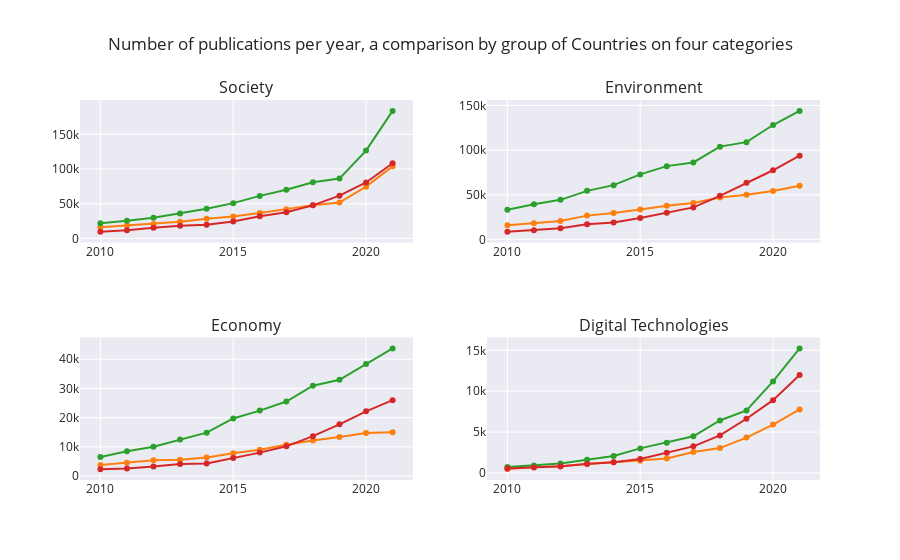

Notebook code for this chart:
### Code cell
fig.update_layout(template="seaborn", showlegend=False, title="Number of publications per year, a comparison by group of Countries on four categories")
fig.show()

### Figure 1 — Plotly figure (JSON) as saved in the notebook; plotly's stock layout.template omitted (floating-point values rounded to 4 significant figures)
{"data": [{"legendgroup": "group", "line": {"color": "rgb(255, 127, 14)", "width": 2}, "name": "United States", "x": [2010, 2011, 2012, 2013, 2014, 2015, 2016, 2017, 2018, 2019, 2020, 2021], "y": [16007, 18720, 20798, 24172, 28279, 31686, 36460, 41922, 47966, 51706, 74584, 103843], "type": "scatter", "xaxis": "x", "yaxis": "y"}, {"legendgroup": "group", "line": {"color": "rgb(44, 160, 44)", "width": 2}, "name": "European Union", "x": [2010, 2011, 2012, 2013, 2014, 2015, 2016, 2017, 2018, 2019, 2020, 2021], "y": [21874, 25300, 29941, 35991, 42813, 50823, 61264, 70078, 80963, 86207, 126573, 183811], "type": "scatter", "xaxis": "x", "yaxis": "y"}, {"legendgroup": "group", "line": {"color": "rgb(214, 39, 40)", "width": 2}, "name": "China", "x": [2010, 2011, 2012, 2013, 2014, 2015, 2016, 2017, 2018, 2019, 2020, 2021], "y": [9782, 11692, 15246, 18413, 19619, 24330, 31964, 37641, 47629, 61561, 80594, 108306], "type": "scatter", "xaxis": "x", "yaxis": "y"}, {"legendgroup": "group", "line": {"color": "rgb(255, 127, 14)", "width": 2}, "name": "United States", "x": [2010, 2011, 2012, 2013, 2014, 2015, 2016, 2017, 2018, 2019, 2020, 2021], "y": [15962, 17987, 20659, 26629, 29652, 33559, 37800, 40799, 47001, 50070, 54195, 60019], "type": "scatter", "xaxis": "x2", "yaxis": "y2"}, {"legendgroup": "group", "line": {"color": "rgb(44, 160, 44)", "width": 2}, "name": "European Union", "x": [2010, 2011, 2012, 2013, 2014, 2015, 2016, 2017, 2018, 2019, 2020, 2021], "y": [33185, 39376, 44300, 54356, 60775, 72794, 82084, 86207, 103922, 108963, 128158, 143987], "type": "scatter", "xaxis": "x2", "yaxis": "y2"}, {"legendgroup": "group", "line": {"color": "rgb(214, 39, 40)", "width": 2}, "name": "China", "x": [2010, 2011, 2012, 2013, 2014, 2015, 2016, 2017, 2018, 2019, 2020, 2021], "y": [8700, 10206, 12394, 17010, 19039, 24045, 29921, 35826, 48762, 63334, 77457, 93766], "type": "scatter", "xaxis": "x2", "yaxis": "y2"}, {"legendgroup": "group", "line": {"color": "rgb(255, 127, 14)", "width": 2}, "name": "United States", "x": [2010, 2011, 2012, 2013, 2014, 2015, 2016, 2017, 2018, 2019, 2020, 2021], "y": [3776, 4528, 5422, 5569, 6332, 7803, 9009, 10719, 12172, 13353, 14730, 15032], "type": "scatter", "xaxis": "x3", "yaxis": "y3"}, {"legendgroup": "group", "line": {"color": "rgb(44, 160, 44)", "width": 2}, "name": "European Union", "x": [2010, 2011, 2012, 2013, 2014, 2015, 2016, 2017, 2018, 2019, 2020, 2021], "y": [6534, 8502, 10028, 12505, 14861, 19707, 22413, 25529, 30923, 32953, 38347, 43724], "type": "scatter", "xaxis": "x3", "yaxis": "y3"}, {"legendgroup": "group", "line": {"color": "rgb(214, 39, 40)", "width": 2}, "name": "China", "x": [2010, 2011, 2012, 2013, 2014, 2015, 2016, 2017, 2018, 2019, 2020, 2021], "y": [2363, 2573, 3277, 4135, 4319, 6164, 8016, 10174, 13653, 17703, 22160, 25971], "type": "scatter", "xaxis": "x3", "yaxis": "y3"}, {"legendgroup": "group", "line": {"color": "rgb(255, 127, 14)", "width": 2}, "name": "United States", "x": [2010, 2011, 2012, 2013, 2014, 2015, 2016, 2017, 2018, 2019, 2020, 2021], "y": [471, 732, 799, 1115, 1304, 1487, 1759, 2576, 3040, 4324, 5913, 7762], "type": "scatter", "xaxis": "x4", "yaxis": "y4"}, {"legendgroup": "group", "line": {"color": "rgb(44, 160, 44)", "width": 2}, "name": "European Union", "x": [2010, 2011, 2012, 2013, 2014, 2015, 2016, 2017, 2018, 2019, 2020, 2021], "y": [737, 916, 1167, 1627, 2078, 3007, 3702, 4478, 6416, 7654, 11196, 15235], "type": "scatter", "xaxis": "x4", "yaxis": "y4"}, {"legendgroup": "group", "line": {"color": "rgb(214, 39, 40)", "width": 2}, "name": "China", "x": [2010, 2011, 2012, 2013, 2014, 2015, 2016, 2017, 2018, 2019, 2020, 2021], "y": [558, 661, 810, 1097, 1318, 1719, 2487, 3254, 4597, 6631, 8904, 11973], "type": "scatter", "xaxis": "x4", "yaxis": "y4"}], "layout": {"xaxis": {"anchor": "y", "domain": [0.0, 0.45]}, "yaxis": {"anchor": "x", "domain": [0.625, 1.0]}, "xaxis2": {"anchor": "y2", "domain": [0.55, 1.0]}, "yaxis2": {"anchor": "x2", "domain": [0.625, 1.0]}, "xaxis3": {"anchor": "y3", "domain": [0.0, 0.45]}, "yaxis3": {"anchor": "x3", "domain": [0.0, 0.375]}, "xaxis4": {"anchor": "y4", "domain": [0.55, 1.0]}, "yaxis4": {"anchor": "x4", "domain": [0.0, 0.375]}, "annotations": [{"font": {"size": 16}, "showarrow": false, "text": "Society", "x": 0.225, "xanchor": "center", "xref": "paper", "y": 1.0, "yanchor": "bottom", "yref": "paper"}, {"font": {"size": 16}, "showarrow": false, "text": "Environment", "x": 0.775, "xanchor": "center", "xref": "paper", "y": 1.0, "yanchor": "bottom", "yref": "paper"}, {"font": {"size": 16}, "showarrow": false, "text": "Economy", "x": 0.225, "xanchor": "center", "xref": "paper", "y": 0.375, "yanchor": "bottom", "yref": "paper"}, {"font": {"size": 16}, "showarrow": false, "text": "Digital Technologies", "x": 0.775, "xanchor": "center", "xref": "paper", "y": 0.375, "yanchor": "bottom", "yref": "paper"}], "showlegend": false, "title": {"text": "Number of publications per year, a comparison by group of Countries on four categories"}}}
